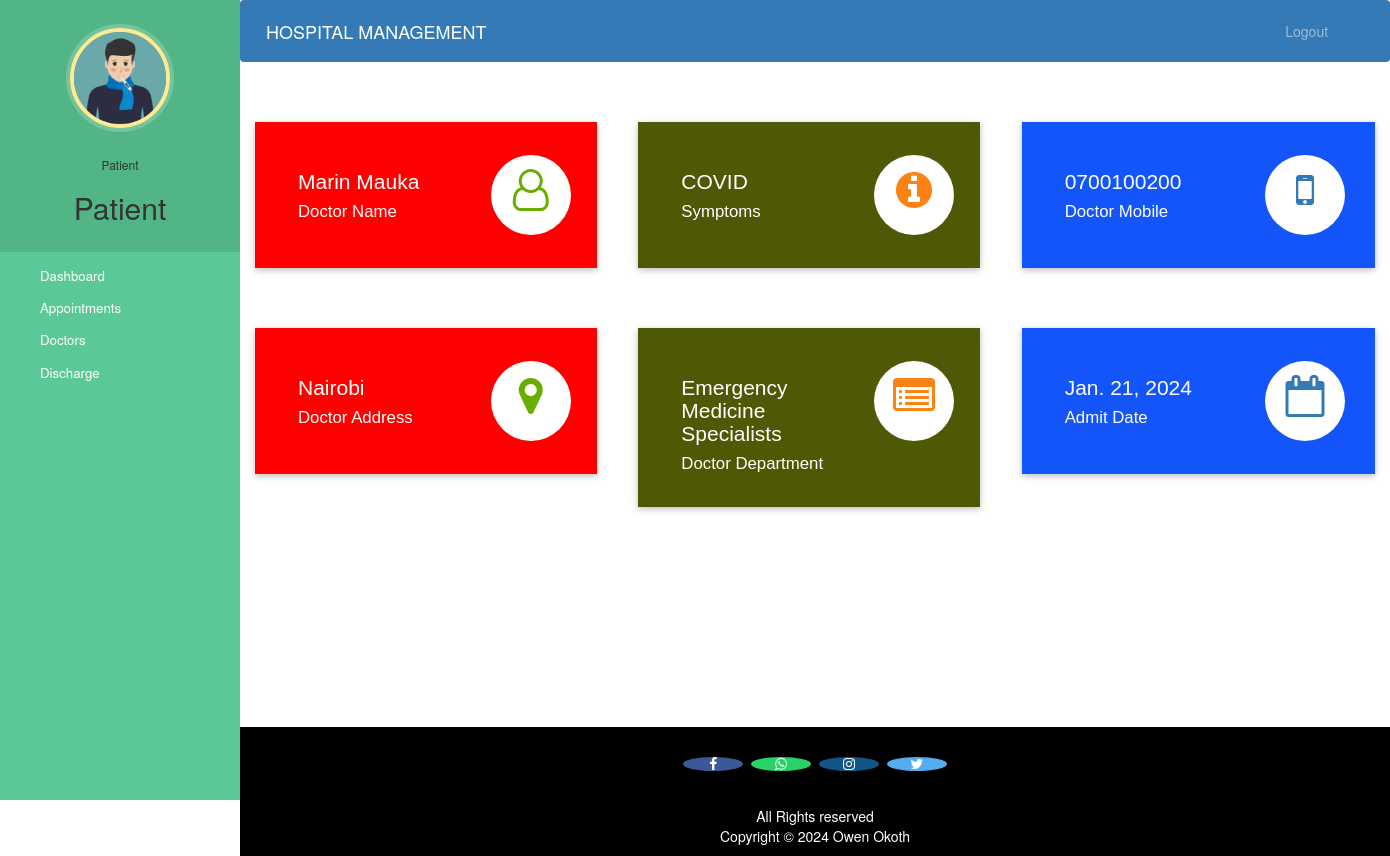
Screenshot of /patient-dashboard (signed in) with the database file from the repository.
### hospital/models.py (models this page shows, shortened)
class Patient(models.Model):
    user=models.OneToOneField(User,on_delete=models.CASCADE)
    profile_pic= models.ImageField(upload_to='profile_pic/PatientProfilePic/',null=True,blank=True)
    address = models.CharField(max_length=40)
    mobile = models.CharField(max_length=20,null=False)
    symptoms = models.CharField(max_length=100,null=False)
    assignedDoctorId = models.PositiveIntegerField(null=True)
    admitDate=models.DateField(auto_now=True)
    status=models.BooleanField(default=False)

class Doctor(models.Model):
    user=models.OneToOneField(User,on_delete=models.CASCADE)
    profile_pic= models.ImageField(upload_to='profile_pic/DoctorProfilePic/',null=True,blank=True)
    address = models.CharField(max_length=40)
    mobile = models.CharField(max_length=20,null=True)
    department= models.CharField(max_length=50,choices=departments,default='Cardiologist')
    status=models.BooleanField(default=False)
    @property
    def get_name(self):
        return self.user.first_name+" "+self.user.last_name

### hospital/views.py (the view)
# urls.py: path('patient-dashboard', views.patient_dashboard_view,name='patient-dashboard'),
@login_required(login_url='patientlogin')
@user_passes_test(is_patient)
def patient_dashboard_view(request):
    patient=models.Patient.objects.get(user_id=request.user.id)
    doctor=models.Doctor.objects.get(user_id=patient.assignedDoctorId)
    mydict={
    'patient':patient,
    'doctorName':doctor.get_name,
    'doctorMobile':doctor.mobile,
    'doctorAddress':doctor.address,
    'symptoms':patient.symptoms,
    'doctorDepartment':doctor.department,
    'admitDate':patient.admitDate,
    }
    return render(request,'hospital/patient_dashboard.html',context=mydict)

### hospital/views.py (called while the page is built)
def is_patient(user):
    return user.groups.filter(name='PATIENT').exists()

### templates/hospital/patient_dashboard.html
{% extends 'hospital/patient_base.html' %}
{% load static %}
{% block content %}
{%include 'hospital/patient_dashboard_cards.html'%}
<br><br><br><br>
{% endblock content %}

### templates/hospital/patient_base.html (shortened to what this page needs)
<!DOCTYPE html>
{% load static %}
<html lang="en">
<head>
  <link rel="stylesheet" href="https://stackpath.bootstrapcdn.com/bootstrap/4.3.1/css/bootstrap.min.css">
  <link rel="stylesheet" href="https://maxcdn.bootstrapcdn.com/font-awesome/4.7.0/css/font-awesome.min.css">
</head>
<body>
  <nav class="menu" tabindex="0">
    <header class="avatar">
      <img src="{% static patient.profile_pic.url %}" alt="Profile Pic" />
      <br><br>
      <h6>Patient</h6>
      <h2>{{request.user.first_name}}</h2>
    </header>
    <ul>
      <li tabindex="0" class="icon-dashboard"> <a style="color:white; text-decoration:none;" href="/patient-dashboard"><span>Dashboard</span></a> </li>
      <li tabindex="0" class="icon-calendar"> <a style="color:white; text-decoration:none;" href="/patient-appointment"><span>Appointments</span></a></li>
      <li tabindex="0" class="icon-users"> <a style="color:white; text-decoration:none;" href="/patient-view-doctor"><span>Doctors</span></a></li>
      <li tabindex="0" class="icon-users"> <a style="color:white; text-decoration:none;" href="/patient-discharge"><span>Discharge</span></a></li>
    </ul>
  </nav>
  <main>
    <div class="bs-example">
      <nav class="navbar navbar-expand-md  navbar-dark fixed-top" style="background:#337AB7;">
        <a href="/patient-dashboard" class="navbar-brand">HOSPITAL MANAGEMENT</a>
        <div class="collapse navbar-collapse justify-content-between" id="navbarCollapse">
          <div class="navbar-nav" style=" margin-left: 90%;">
            <a href="/logout" class="nav-item nav-link">Logout</a>
          </div>
        </div>
      </nav>
    </div>
    <br><br>
    {% block content %}
    {% endblock content %}
    <br><br><br><br><br><br><br>
    <footer>
      <p>
        <a href="#" class="fa fa-facebook"></a>
        <a href="#" class="fa fa-whatsapp"></a>
        <a href="#" class="fa fa-instagram"></a>
        <a href="#" class="fa fa-twitter"></a>
      </p>
      <br>
      <div class="container">
        <div class="row">
          <div class="col-md-12 col-sm-12">
            <div style="color:#ffffff;" class="wow fadeInUp footer-copyright">
              <p>All Rights reserved <br>
                Copyright &copy; 2024 Owen Okoth </p>
            </div>
          </div>
        </div>
      </div>
    </footer>
  </main>
</body>
</html>

### templates/hospital/patient_dashboard_cards.html (shortened to what this page needs)
<!DOCTYPE html>
<html lang="en" dir="ltr">
<head>
  <link rel="stylesheet" href="https://maxcdn.bootstrapcdn.com/bootstrap/3.4.1/css/bootstrap.min.css">
  <link rel="stylesheet" href="https://cdnjs.cloudflare.com/ajax/libs/font-awesome/4.7.0/css/font-awesome.min.css">
</head>
<body>
  <div class="market-updates">
    <div class="col-md-4 market-update-gd">
      <div class="market-update-block clr-block-1">
        <div class="col-md-8 market-update-left">
          <h3>{{doctorName}}</h3>
          <h4>Doctor Name</h4>
        </div>
        <div class="col-md-4 market-update-right">
          <i class="fa fa-user-o"> </i>
        </div>
        <div class="clearfix"> </div>
      </div>
    </div>
    <div class="col-md-4 market-update-gd">
      <div class="market-update-block clr-block-2">
        <div class="col-md-8 market-update-left">
          <h3>{{symptoms}}</h3>
          <h4>Symptoms</h4>
        </div>
        <div class="col-md-4 market-update-right">
          <i class="fa fa-info-circle"></i>
        </div>
        <div class="clearfix"> </div>
      </div>
    </div>
    <div class="col-md-4 market-update-gd">
      <div class="market-update-block clr-block-3">
        <div class="col-md-8 market-update-left">
          <h3>{{doctorMobile}}</h3>
          <h4>Doctor Mobile</h4>
        </div>
        <div class="col-md-4 market-update-right">
          <i class="fa fa-mobile" aria-hidden="true"></i>
        </div>
        <div class="clearfix"> </div>
      </div>
    </div>
  </div>
  <br><br><br>
  <div class="market-updates">
    <div class="col-md-4 market-update-gd">
      <div class="market-update-block clr-block-1">
        <div class="col-md-8 market-update-left">
          <h3>{{doctorAddress}}</h3>
          <h4>Doctor Address</h4>
        </div>
        <div class="col-md-4 market-update-right">
          <i class="fa fa-map-marker"> </i>
        </div>
        <div class="clearfix"> </div>
      </div>
    </div>
    <div class="col-md-4 market-update-gd">
      <div class="market-update-block clr-block-2">
        <div class="col-md-8 market-update-left">
          <h3>{{doctorDepartment}}</h3>
          <h4>Doctor Department</h4>
        </div>
        <div class="col-md-4 market-update-right">
          <i class="fa fa-list-alt"></i>
        </div>
        <div class="clearfix"> </div>
      </div>
    </div>
    <div class="col-md-4 market-update-gd">
      <div class="market-update-block clr-block-3">
        <div class="col-md-8 market-update-left">
          <h3>{{admitDate}}</h3>
          <h4>Admit Date</h4>
        </div>
        <div class="col-md-4 market-update-right">
          <i class="fa fa-calendar-o" aria-hidden="true"></i>
        </div>
        <div class="clearfix"> </div>
      </div>
    </div>
  </div>
</body>
</html>

### templates/hospital/patient_base.html (style rules this page uses)
a:link { text-decoration: none; }
a { color: white; }
footer { padding: 0px 0px 0px 0px; background-color: black; margin: 0px; }
.fa { font-size: 23px; width: 60px; text-align: center; text-decoration: none; margin: 5px 2px; border-radius: 50%; }
.fa-facebook { background: #3B5998; color: white; margin-top: 30px; }
.fa-whatsapp { background: #25d366; color: white; }
.fa-twitter { background: #55ACEE; color: white; }
.fa-instagram { background: #125688; color: white; }
p { text-align: center; }
body { padding-left: 240px; }
main { position: relative; height: 100vh; }
.menu { background: #5bc995; height: 100vh; width: 240px; position: fixed; top: 0px; left: 0; z-index: 5; outline: none; }
.menu .avatar { background: rgba(0, 0, 0, 0.1); padding: 2em 0.5em; text-align: center; }
.menu .avatar img { width: 100px; border-radius: 50%; overflow: hidden; border: 4px solid #ffea92; box-shadow: 0 0 0 4px rgba(255, 255, 255, 0.2); }
.menu .avatar h2 { font-weight: normal; margin-bottom: 0; }
.menu ul { list-style: none; padding: 0.5em 0; margin: 0; }
.menu ul li { padding: 0.5em 1em 0.5em 3em; font-size: 0.95em; font-weight: regular; background-repeat: no-repeat; background-position: left 15px center; background-size: auto 20px; transition: all 0.15s linear; cursor: pointer; }
.menu ul li.icon-dashboard { background-image: url("http://www.entypo.com/images//gauge.svg"); }
.menu ul li.icon-users { background-image: url("http://www.entypo.com/images//users.svg"); }
.menu ul li.icon-calendar { background-image: url("http://www.entypo.com/images//calendar.svg"); }

### templates/hospital/patient_dashboard_cards.html (style rules this page uses)
.market-update-block { padding: 2em 2em; background: #999; }
.market-update-block h3 { color: #fff; font-size: 1.5em; font-family: 'Carrois Gothic', sans-serif; }
.market-update-block h4 { font-size: 1.2em; color: #fff; margin: 0.3em 0em; font-family: 'Carrois Gothic', sans-serif; }
.market-update-block.clr-block-1 { background: #ff0000; margin-right: 0.8em; box-shadow: 0 2px 5px 0 rgba(0, 0, 0, 0.16), 0 2px 10px 0 rgba(0, 0, 0, 0.12); transition: 0.5s all; -webkit-transition: 0.5s all; -moz-transition: 0.5s all; -o-transition: 0.5s all; }
.market-update-block.clr-block-2 { background: #4f5905; margin-right: 0.8em; box-shadow: 0 2px 5px 0 rgba(0, 0, 0, 0.16), 0 2px 10px 0 rgba(0, 0, 0, 0.12); transition: 0.5s all; -webkit-transition: 0.5s all; -moz-transition: 0.5s all; -o-transition: 0.5s all; }
.market-update-block.clr-block-3 { background: #1355f9; box-shadow: 0 2px 5px 0 rgba(0, 0, 0, 0.16), 0 2px 10px 0 rgba(0, 0, 0, 0.12); transition: 0.5s all; -webkit-transition: 0.5s all; -moz-transition: 0.5s all; -o-transition: 0.5s all; }
.market-update-right i.fa.fa-user-o, i.fa.fa-map-marker { font-size: 3em; color: #68AE00; width: 80px; height: 80px; background: #fff; text-align: center; border-radius: 49px; -webkit-border-radius: 49px; -moz-border-radius: 49px; -o-border-radius: 49px; line-height: 1.7em; }
.market-update-right i.fa.fa-info-circle, i.fa.fa-list-alt { font-size: 3em; color: #FC8213; width: 80px; height: 80px; background: #fff; text-align: center; border-radius: 49px; -webkit-border-radius: 49px; -moz-border-radius: 49px; -o-border-radius: 49px; line-height: 1.7em; }
.market-update-right i.fa.fa-mobile, i.fa.fa-calendar-o { font-size: 3em; color: #337AB7; width: 80px; height: 80px; background: #fff; text-align: center; border-radius: 49px; -webkit-border-radius: 49px; -moz-border-radius: 49px; -o-border-radius: 49px; line-height: 1.7em; }
.market-update-left { padding: 0px; }

### rows the page displays
Patient: profile_pic (picture), symptoms "COVID", admitDate "Jan. 21, 2024"
Doctor: mobile "0700100200", address "Nairobi", department "Emergency Medicine Specialists"

### other values shown
{{ request.user.first_name }} "Patient"
{{ doctorName }} "Marin Mauka"
